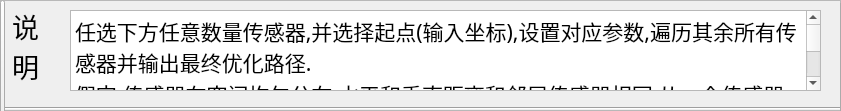
   <widget class="QFrame" name="instruction">
    <property name="geometry">
     <rect>
      <x>30</x>
      <y>10</y>
      <width>841</width>
      <height>111</height>
     </rect>
    </property>
    <property name="frameShape">
     <enum>QFrame::StyledPanel</enum>
    </property>
    <property name="frameShadow">
     <enum>QFrame::Raised</enum>
    </property>
    <widget class="QLabel" name="label_28">
     <property name="geometry">
      <rect>
       <x>10</x>
       <y>10</y>
       <width>31</width>
       <height>31</height>
      </rect>
     </property>
     <property name="font">
      <font>
       <family>楷体</family>
       <pointsize>20</pointsize>
       <weight>50</weight>
       <bold>false</bold>
      </font>
     </property>
     <property name="text">
      <string>说</string>
     </property>
     <property name="alignment">
      <set>Qt::AlignCenter</set>
     </property>
    </widget>
    <widget class="QPlainTextEdit" name="plainTextEdit">
     <property name="geometry">
      <rect>
       <x>70</x>
       <y>10</y>
       <width>751</width>
       <height>81</height>
      </rect>
     </property>
     <property name="font">
      <font>
       <family>STKaiti</family>
       <pointsize>16</pointsize>
      </font>
     </property>
     <property name="readOnly">
      <bool>true</bool>
     </property>
     <property name="plainText">
      <string>任选下方任意数量传感器,并选择起点(输入坐标),设置对应参数,遍历其余所有传感器并输出最终优化路径.
假定:传感器在空间均匀分布,水平和垂直距离和邻居传感器相同;从一个传感器到另外一个传感器速度在水平和垂直方向相同.
</string>
     </property>
    </widget>
    <widget class="QLabel" name="label_29">
     <property name="geometry">
      <rect>
       <x>10</x>
       <y>50</y>
       <width>31</width>
       <height>31</height>
      </rect>
     </property>
     <property name="font">
      <font>
       <family>楷体</family>
       <pointsize>20</pointsize>
       <weight>50</weight>
       <bold>false</bold>
      </font>
     </property>
     <property name="text">
      <string>明</string>
     </property>
     <property name="alignment">
      <set>Qt::AlignCenter</set>
     </property>
    </widget>
    <widget class="Line" name="line_4">
     <property name="geometry">
      <rect>
       <x>-17</x>
       <y>10</y>
       <width>20</width>
       <height>81</height>
      </rect>
     </property>
     <property name="orientation">
      <enum>Qt::Vertical</enum>
     </property>
    </widget>
    <widget class="Line" name="line">
     <property name="geometry">
      <rect>
       <x>0</x>
       <y>100</y>
       <width>841</width>
       <height>16</height>
      </rect>
     </property>
     <property name="orientation">
      <enum>Qt::Horizontal</enum>
     </property>
    </widget>
    <widget class="Line" name="line_2">
     <property name="geometry">
      <rect>
       <x>0</x>
       <y>-10</y>
       <width>841</width>
       <height>16</height>
      </rect>
     </property>
     <property name="orientation">
      <enum>Qt::Horizontal</enum>
     </property>
    </widget>
    <widget class="QPushButton" name="pushButton_9">
     <property name="geometry">
      <rect>
       <x>0</x>
       <y>0</y>
       <width>5</width>
       <height>121</height>
      </rect>
     </property>
     <property name="text">
      <string/>
     </property>
    </widget>
    <widget class="QPushButton" name="pushButton_10">
     <property name="geometry">
      <rect>
       <x>840</x>
       <y>0</y>
       <width>5</width>
       <height>121</height>
      </rect>
     </property>
     <property name="text">
      <string/>
     </property>
    </widget>
    <widget class="QPushButton" name="pushButton_11">
     <property name="geometry">
      <rect>
       <x>0</x>
       <y>0</y>
       <width>5</width>
       <height>121</height>
      </rect>
     </property>
     <property name="text">
      <string/>
     </property>
    </widget>
   </widget>
